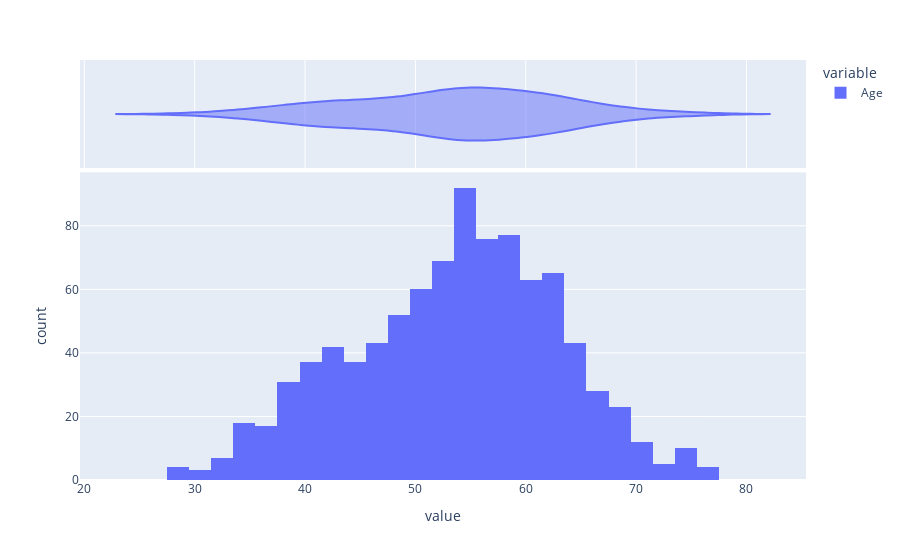

Here is the notebook cell this chart was saved with:
### Code cell
#age distributions
fig = px.histogram(df['Age'],marginal="violin")
fig.show()

### Figure 1 — Plotly figure (JSON) as saved in the notebook; plotly's stock layout.template omitted (floating-point values rounded to 4 significant figures; data arrays with more than 128 entries replaced by an {"elided": "..."} marker saying what was removed)
{"data": [{"alignmentgroup": "True", "bingroup": "x", "hovertemplate": "variable=Age<br>value=%{x}<br>count=%{y}<extra></extra>", "legendgroup": "Age", "marker": {"color": "#636efa", "pattern": {"shape": ""}}, "name": "Age", "offsetgroup": "Age", "orientation": "v", "showlegend": true, "type": "histogram", "x": {"elided": "918 int values"}, "xaxis": "x", "yaxis": "y"}, {"alignmentgroup": "True", "hovertemplate": "variable=Age<br>value=%{x}<extra></extra>", "legendgroup": "Age", "marker": {"color": "#636efa"}, "name": "Age", "offsetgroup": "Age", "scalegroup": "x", "showlegend": false, "type": "violin", "x": {"elided": "918 int values"}, "xaxis": "x2", "yaxis": "y2"}], "layout": {"autosize": true, "barmode": "relative", "legend": {"title": {"text": "variable"}, "tracegroupgap": 0}, "margin": {"t": 60}, "xaxis": {"anchor": "y", "autorange": true, "domain": [0, 1], "range": [19.61, 85.39], "title": {"text": "value"}, "type": "linear"}, "xaxis2": {"anchor": "y2", "autorange": true, "domain": [0, 1], "matches": "x", "range": [19.61, 85.39], "showgrid": true, "showticklabels": false, "type": "linear"}, "yaxis": {"anchor": "x", "autorange": true, "domain": [0, 0.7326], "range": [0, 96.84], "title": {"text": "count"}}, "yaxis2": {"anchor": "x2", "autorange": true, "domain": [0.7426, 1], "matches": "y2", "range": [-0.5, 0.5], "showgrid": false, "showline": false, "showticklabels": false, "ticks": "", "type": "category"}}}
